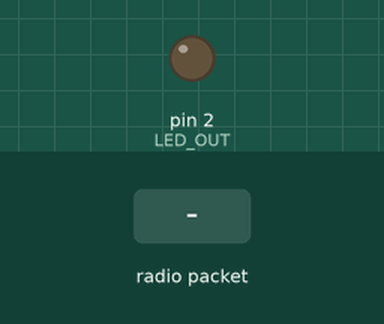
This sketch was run on a simulated Arduino Uno, built with avr-gcc and run on an emulated ATmega328P. Shown: output pins drawn as LEDs (lit = HIGH). The inputs (shaded band) are chosen by the test bench. No radio packets arrive unless stated.

Above: at 1.2 s.
1.3 s: radio packet "1" arrives
At 2.5 s:
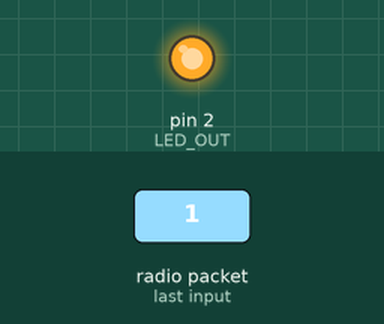
2.8 s: radio packet "0" arrives
At 3.7 s:
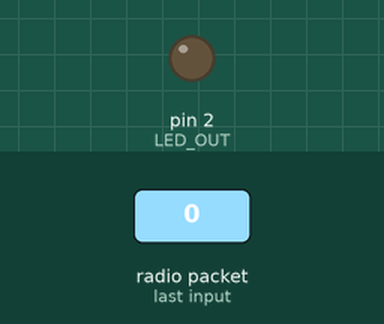
Timing chart, 0 to 5.8 s (numbered marks = the images above; inputs shaded):
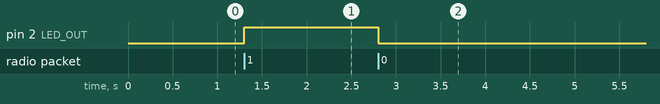

The sketch:

recieveTest.ino
```cpp
#include <VirtualWire.h>

#define LED_OUT 2
#define RF_PIN 3

void setup() {
  pinMode(LED_OUT, OUTPUT);
  digitalWrite(LED_OUT, LOW);

  vw_set_rx_pin(RF_PIN);
  vw_setup(500);

  vw_rx_start();
}

void loop() {
  uint8_t buflen = VW_MAX_MESSAGE_LEN;
  uint8_t buf[buflen];

  if (vw_get_message(buf, &buflen)) {
    for (int i = 0; i< buflen; i++) {
      if (buf[i] == '1') {
        digitalWrite(LED_OUT, HIGH);
      } else if (buf[i] == '0') {
        digitalWrite(LED_OUT, LOW);
      }
    }
  }
}
```

Measured:
- after the input at 1.3 s, pin 2 (LED_OUT): LOW → HIGH at once
- after the input at 2.8 s, pin 2 (LED_OUT): HIGH → LOW at once
